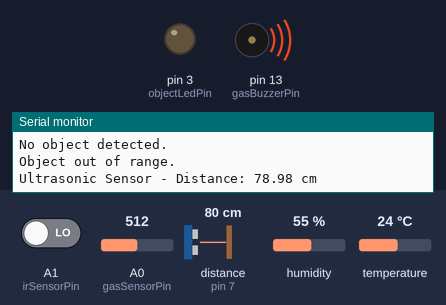
A sketch run on a simulated Arduino Uno, built with avr-gcc and run on an emulated ATmega328P. Parts: output pins drawn as LEDs (lit = HIGH), buzzer (waves = sounding, pin HIGH), the last lines printed to the serial monitor. Wiring (inferred from the names in the program): ultrasonic range finder: trigger pin 6; echo pin 7. Inputs (shaded band) come from the test bench; at power-on: A1 (irSensorPin) LOW, distance to the obstacle (sensor on pin 7) 80 cm, A0 (gasSensorPin) = 512, humidity 55 %, temperature 24 °C. The echo pulse lasts 58.3 µs per cm; pins used as bus, display or sensor lines are not drawn.

Above: at 2.9 s.
3.0 s: A1 (irSensorPin) driven HIGH
At 5.0 s:
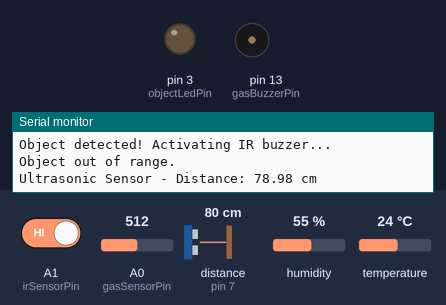
9.2 s: distance to the obstacle (sensor on pin 7) set to 44 cm
12.7 s: distance to the obstacle (sensor on pin 7) set to 37 cm
At 14.2 s:
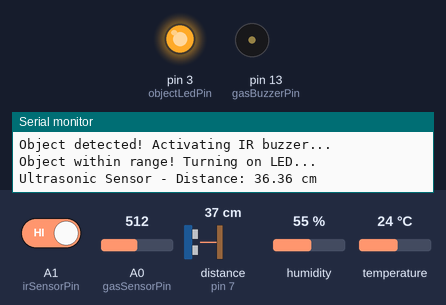
18.8 s: A0 (gasSensorPin) set to 482
At 19.7 s:
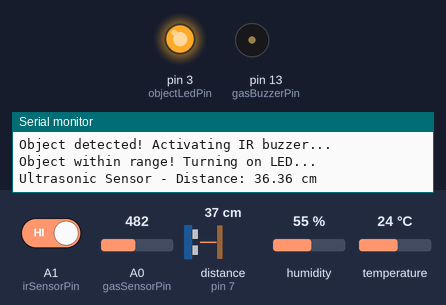
23.1 s: A0 (gasSensorPin) set to 510
At 24.6 s:
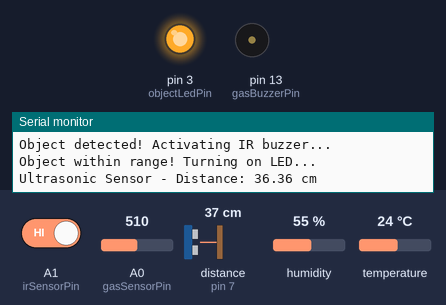
29.3 s: A0 (gasSensorPin) set to 490
At 30.4 s:
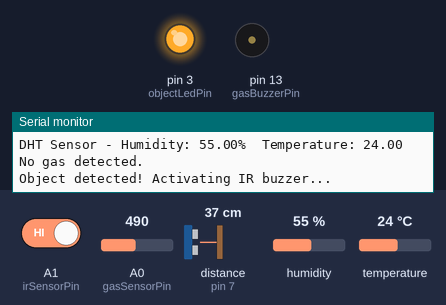
Timing chart, 0 to 32.3 s (numbered marks = the images above; inputs shaded):
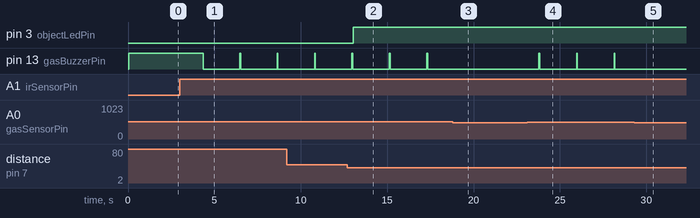

Measured:
- the behaviour switches between 41 and 40 cm on distance to the obstacle (sensor on pin 7) (found by bisection; images 1 and 2)
- the behaviour switches between 501 and 500 on A0 (gasSensorPin) (found by bisection; images 2 and 3)
- after the input at 3.0 s, pin 13 (gasBuzzerPin): alternates HIGH for 0.04 s and LOW for 2.1 s, starting after 1.4 s
- after the input at 12.7 s, pin 3 (objectLedPin): LOW → HIGH after 0.34 s
- after the input at 18.8 s, pin 13 (gasBuzzerPin): stops changing and stays LOW
- after the input at 23.1 s, pin 13 (gasBuzzerPin): alternates HIGH for 0.04 s and LOW for 2.1 s, starting after 0.69 s
- after the input at 29.3 s, pin 13 (gasBuzzerPin): stops changing and stays LOW

The sketch:

all_sensors_car.ino
```cpp
#include <DHT.h>

// DHT sensor configuration
#define DHTPIN 2
#define DHTTYPE DHT11
DHT dht(DHTPIN, DHTTYPE);

// Gas sensor and buzzer configuration
const int gasSensorPin = A0;
const int gasBuzzerPin = 13;

// IR sensor and buzzer configuration
const int irSensorPin = A1;
const int irBuzzerPin = 13;

// Ultrasonic sensor and LED configuration
const int TRIG_PIN = 6;
const int ECHO_PIN = 7;
const int objectLedPin = 3;
const int DISTANCE_THRESHOLD = 40;

void setup() {
  // DHT sensor setup
  Serial.begin(9600);
  Serial.println("Sensor and Buzzer Test!");

  dht.begin();

  // Gas sensor and buzzer setup
  pinMode(gasSensorPin, INPUT);
  pinMode(gasBuzzerPin, OUTPUT);

  // IR sensor and buzzer setup
  pinMode(irSensorPin, INPUT);
  pinMode(irBuzzerPin, OUTPUT);

  // Ultrasonic sensor and LED setup
  pinMode(TRIG_PIN, OUTPUT);
  pinMode(ECHO_PIN, INPUT);
  pinMode(objectLedPin, OUTPUT);
}

void loop() {
  // DHT sensor readings
  float humidity = dht.readHumidity();
  float temperature = dht.readTemperature();

  if (!isnan(humidity) && !isnan(temperature)) {
    Serial.print("DHT Sensor - Humidity: ");
    Serial.print(humidity);
    Serial.print("%\t");
    Serial.print("Temperature: ");
    Serial.println(temperature);
  } else {
    Serial.println("Failed to read from DHT sensor!");
  }

  // Gas sensor and buzzer
  int gasValue = analogRead(gasSensorPin);
  int gasThreshold = 500;

  if (gasValue > gasThreshold) {
    Serial.println("Gas detected! Activating gas buzzer...");
    activateBuzzer(gasBuzzerPin);
  } else {
    Serial.println("No gas detected.");
    deactivateBuzzer(gasBuzzerPin);
  }

  // IR sensor and buzzer
  int irSensorValue = digitalRead(irSensorPin);

  if (irSensorValue == HIGH) {
    Serial.println("Object detected! Activating IR buzzer...");
    deactivateBuzzer(irBuzzerPin);
  } else {
    Serial.println("No object detected.");
    activateBuzzer(irBuzzerPin);
  }

  // Ultrasonic sensor and LED
  digitalWrite(TRIG_PIN, HIGH);
  delayMicroseconds(10);
  digitalWrite(TRIG_PIN, LOW);

  float duration_us = pulseIn(ECHO_PIN, HIGH);
  float distance_cm = 0.017 * duration_us;

  if (distance_cm < DISTANCE_THRESHOLD) {
    Serial.println("Object within range! Turning on LED...");
    digitalWrite(objectLedPin, HIGH);
  } else {
    Serial.println("Object out of range.");
    digitalWrite(objectLedPin, LOW);
  }

  Serial.print("Ultrasonic Sensor - Distance: ");
  Serial.print(distance_cm);
  Serial.println(" cm");

  delay(2000); // Adjust the delay based on your application and sensor response time
}

void activateBuzzer(int pin) {
  digitalWrite(pin, HIGH);
}

void deactivateBuzzer(int pin) {
  digitalWrite(pin, LOW);
}
```
